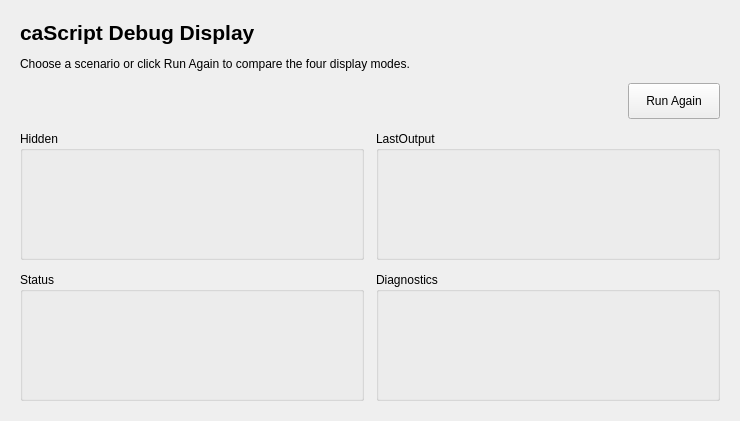
<?xml version="1.0" encoding="UTF-8"?>
<ui version="4.0">
 <class>CaScriptDebug</class>
 <widget class="QWidget" name="CaScriptDebug">
  <property name="geometry">
   <rect>
    <x>0</x>
    <y>0</y>
    <width>740</width>
    <height>400</height>
   </rect>
  </property>
  <property name="windowTitle">
   <string>caScript Debug Display</string>
  </property>
  <layout class="QVBoxLayout" name="pageLayout">
   <property name="leftMargin">
    <number>20</number>
   </property>
   <property name="topMargin">
    <number>20</number>
   </property>
   <property name="rightMargin">
    <number>20</number>
   </property>
   <property name="bottomMargin">
    <number>20</number>
   </property>
   <property name="spacing">
    <number>12</number>
   </property>
   <item>
    <widget class="QLabel" name="title">
     <property name="font">
      <font>
       <pointsize>16</pointsize>
       <bold>true</bold>
      </font>
     </property>
     <property name="text">
      <string>caScript Debug Display</string>
     </property>
    </widget>
   </item>
   <item>
    <widget class="QLabel" name="instructions">
     <property name="text">
      <string>Choose a scenario or click Run Again to compare the four display modes.</string>
     </property>
     <property name="wordWrap">
      <bool>true</bool>
     </property>
    </widget>
   </item>
   <item>
    <layout class="QHBoxLayout" name="controls" stretch="1,0">
     <item>
      <widget class="caChoice" name="scenario">
       <property name="channel">
        <string notr="true">internal://caScriptDebugScenario</string>
       </property>
       <property name="stackingMode">
        <enum>caChoice::Column</enum>
       </property>
       <property name="minimumSize">
        <size>
         <width>0</width>
         <height>36</height>
        </size>
       </property>
      </widget>
     </item>
     <item>
      <widget class="QPushButton" name="runAgain">
       <property name="text">
        <string>Run Again</string>
       </property>
       <property name="minimumSize">
        <size>
         <width>92</width>
         <height>36</height>
        </size>
       </property>
      </widget>
     </item>
    </layout>
   </item>
   <item>
    <layout class="QGridLayout" name="displayModes">
     <property name="spacing">
      <number>12</number>
     </property>
     <item row="0" column="0">
      <widget class="QGroupBox" name="hiddenScriptGroup">
       <property name="title">
        <string>Hidden</string>
       </property>
       <layout class="QVBoxLayout" name="hiddenScriptLayout">
        <item>
         <widget class="caScript" name="hiddenScript">
          <property name="minimumSize">
           <size>
            <width>225</width>
            <height>88</height>
           </size>
          </property>
          <property name="displayMode">
           <enum>caScript::Hidden</enum>
          </property>
          <property name="executionMode">
           <enum>caScript::DataDriven</enum>
          </property>
          <property name="triggerMode">
           <enum>caScript::AnyInput</enum>
          </property>
          <property name="script">
           <string notr="true">const scenario = inputs.scenario.value;
if (scenario === 2) {
    throw new Error("Example JavaScript error");
}
if (scenario === 4) {
    // Demonstrate the caScript execution deadline.
    while (true) {}
}</string>
          </property>
          <property name="channels">
           <string notr="true">[{"channel": "internal://caScriptDebugScenario", "alias": "scenario"}]</string>
          </property>
         </widget>
        </item>
       </layout>
      </widget>
     </item>
     <item row="0" column="1">
      <widget class="QGroupBox" name="outputScriptGroup">
       <property name="title">
        <string>LastOutput</string>
       </property>
       <layout class="QVBoxLayout" name="outputScriptLayout">
        <item>
         <widget class="caScript" name="outputScript">
          <property name="minimumSize">
           <size>
            <width>225</width>
            <height>88</height>
           </size>
          </property>
          <property name="displayMode">
           <enum>caScript::LastOutput</enum>
          </property>
          <property name="executionMode">
           <enum>caScript::DataDriven</enum>
          </property>
          <property name="triggerMode">
           <enum>caScript::AnyInput</enum>
          </property>
          <property name="script">
           <string notr="true">const scenario = inputs.scenario.value;
if (scenario === 2) {
    throw new Error("Example JavaScript error");
}
if (scenario === 4) {
    // Demonstrate the caScript execution deadline.
    while (true) {}
}
if (scenario === 0 || scenario === 1) {
    outputs.result.value = scenario === 0 ? 42 : 84;
}</string>
          </property>
          <property name="channels">
           <string notr="true">[{"channel": "internal://caScriptDebugScenario", "alias": "scenario"}]</string>
          </property>
          <property name="outputChannels">
           <string notr="true">[{"channel": "internal://caScriptDebugResult", "alias": "result"}]</string>
          </property>
         </widget>
        </item>
       </layout>
      </widget>
     </item>
     <item row="1" column="0">
      <widget class="QGroupBox" name="statusScriptGroup">
       <property name="title">
        <string>Status</string>
       </property>
       <layout class="QVBoxLayout" name="statusScriptLayout">
        <item>
         <widget class="caScript" name="statusScript">
          <property name="minimumSize">
           <size>
            <width>225</width>
            <height>88</height>
           </size>
          </property>
          <property name="displayMode">
           <enum>caScript::Status</enum>
          </property>
          <property name="executionMode">
           <enum>caScript::DataDriven</enum>
          </property>
          <property name="triggerMode">
           <enum>caScript::AnyInput</enum>
          </property>
          <property name="script">
           <string notr="true">const scenario = inputs.scenario.value;
if (scenario === 2) {
    throw new Error("Example JavaScript error");
}
if (scenario === 4) {
    // Demonstrate the caScript execution deadline.
    while (true) {}
}</string>
          </property>
          <property name="channels">
           <string notr="true">[{"channel": "internal://caScriptDebugScenario", "alias": "scenario"}]</string>
          </property>
         </widget>
        </item>
       </layout>
      </widget>
     </item>
     <item row="1" column="1">
      <widget class="QGroupBox" name="diagnosticsScriptGroup">
       <property name="title">
        <string>Diagnostics</string>
       </property>
       <layout class="QVBoxLayout" name="diagnosticsScriptLayout">
        <item>
         <widget class="caScript" name="diagnosticsScript">
          <property name="minimumSize">
           <size>
            <width>225</width>
            <height>88</height>
           </size>
          </property>
          <property name="displayMode">
           <enum>caScript::Diagnostics</enum>
          </property>
          <property name="executionMode">
           <enum>caScript::DataDriven</enum>
          </property>
          <property name="triggerMode">
           <enum>caScript::AnyInput</enum>
          </property>
          <property name="script">
           <string notr="true">const scenario = inputs.scenario.value;
if (scenario === 2) {
    throw new Error("Example JavaScript error");
}
if (scenario === 4) {
    // Demonstrate the caScript execution deadline.
    while (true) {}
}
if (scenario === 0) {
    console.log("Example info message from a successful run.");
} else if (scenario === 1) {
    console.warn("Example warning. The script still completed.");
} else if (scenario === 3) {
    outputs.result.value = "not a number";
}</string>
          </property>
          <property name="channels">
           <string notr="true">[{"channel": "internal://caScriptDebugScenario", "alias": "scenario"}]</string>
          </property>
          <property name="outputChannels">
           <string notr="true">[{"channel": "internal://caScriptDebugResult", "alias": "result"}]</string>
          </property>
         </widget>
        </item>
       </layout>
      </widget>
     </item>
    </layout>
   </item>
  </layout>
  <widget class="genSoftPV" name="scenarioDefinition">
   <property name="geometry">
    <rect>
     <x>0</x>
     <y>0</y>
     <width>0</width>
     <height>0</height>
    </rect>
   </property>
   <property name="variable">
    <string notr="true">caScriptDebugScenario</string>
   </property>
   <property name="dataType">
    <enum>genSoftPV::Enum</enum>
   </property>
   <property name="value">
    <string notr="true">0</string>
   </property>
   <property name="enumStrings">
    <stringlist>
     <string>Success</string>
     <string>Warning</string>
     <string>Script Error</string>
     <string>Rejected Write</string>
     <string>Timeout</string>
    </stringlist>
   </property>
  </widget>
  <widget class="genSoftPV" name="resultDefinition">
   <property name="geometry">
    <rect>
     <x>0</x>
     <y>0</y>
     <width>0</width>
     <height>0</height>
    </rect>
   </property>
   <property name="variable">
    <string notr="true">caScriptDebugResult</string>
   </property>
   <property name="dataType">
    <enum>genSoftPV::Double</enum>
   </property>
   <property name="value">
    <string notr="true">0</string>
   </property>
  </widget>
 </widget>
 <customwidgets>
  <customwidget>
   <class>caChoice</class>
   <extends>QWidget</extends>
   <header>cachoice.h</header>
  </customwidget>
  <customwidget>
   <class>caScript</class>
   <extends>QWidget</extends>
   <header>cascript.h</header>
  </customwidget>
  <customwidget>
   <class>genSoftPV</class>
   <extends>QLabel</extends>
   <header>gensoftpv.h</header>
  </customwidget>
 </customwidgets>
 <resources />
 <connections>
  <connection>
   <sender>runAgain</sender>
   <signal>clicked()</signal>
   <receiver>hiddenScript</receiver>
   <slot>executeScript()</slot>
  </connection>
  <connection>
   <sender>runAgain</sender>
   <signal>clicked()</signal>
   <receiver>outputScript</receiver>
   <slot>executeScript()</slot>
  </connection>
  <connection>
   <sender>runAgain</sender>
   <signal>clicked()</signal>
   <receiver>statusScript</receiver>
   <slot>executeScript()</slot>
  </connection>
  <connection>
   <sender>runAgain</sender>
   <signal>clicked()</signal>
   <receiver>diagnosticsScript</receiver>
   <slot>executeScript()</slot>
  </connection>
 </connections>
</ui>
